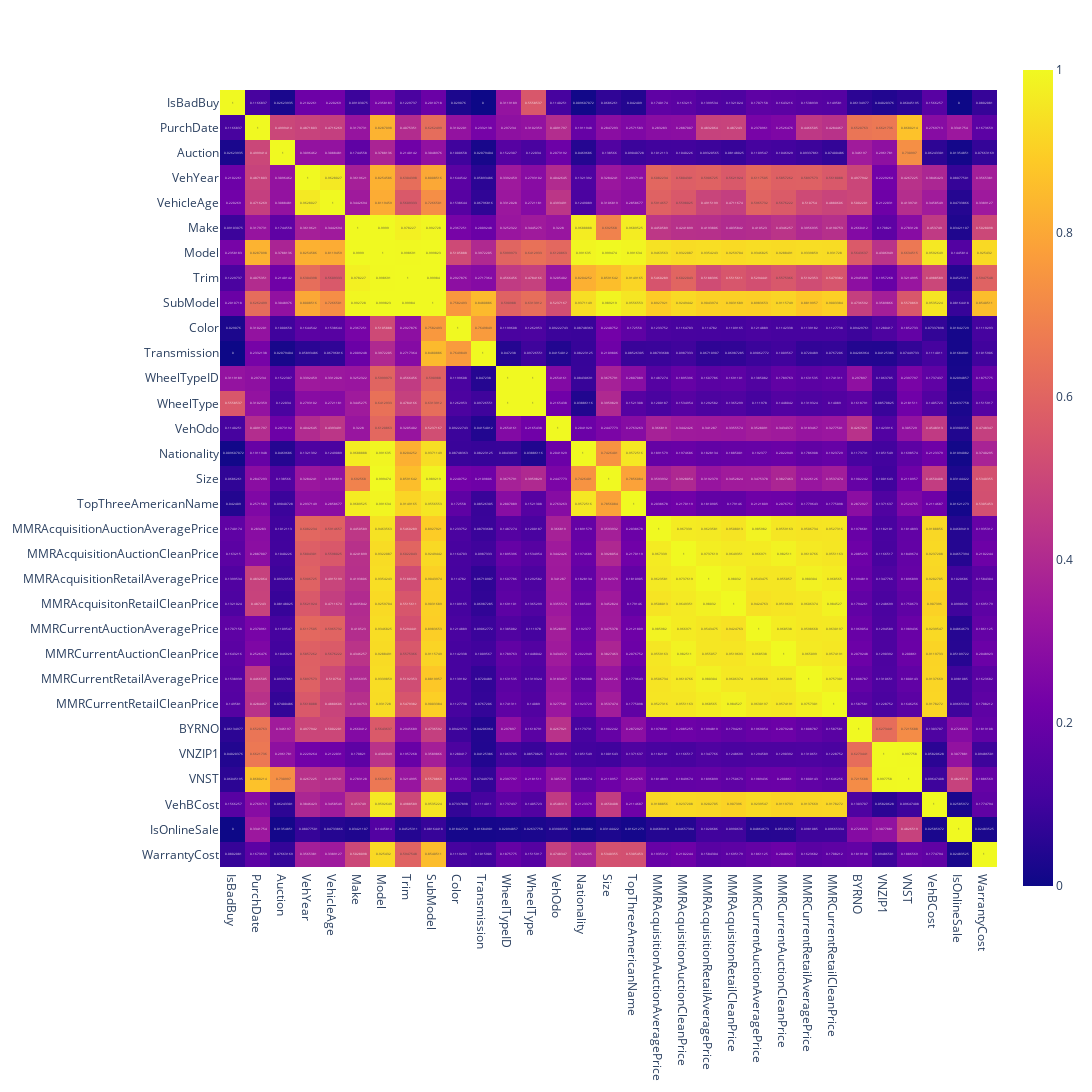

Notebook cell for this chart:
### Markdown cell above
## Feature analysis

### Code cell
px.imshow(data_train.phik_matrix(), text_auto=True, width=2000, height=2000)

### Figure 1 — Plotly figure (JSON) as saved in the notebook; plotly's stock layout.template omitted (floating-point values rounded to 4 significant figures; data arrays with more than 128 entries replaced by an {"elided": "..."} marker saying what was removed)
{"data": [{"coloraxis": "coloraxis", "hovertemplate": "x: %{x}<br>y: %{y}<br>color: %{z}<extra></extra>", "name": "0", "texttemplate": "%{z}", "type": "heatmap", "x": ["IsBadBuy", "PurchDate", "Auction", "VehYear", "VehicleAge", "Make", "Model", "Trim", "SubModel", "Color", "Transmission", "WheelTypeID", "WheelType", "VehOdo", "Nationality", "Size", "TopThreeAmericanName", "MMRAcquisitionAuctionAveragePrice", "MMRAcquisitionAuctionCleanPrice", "MMRAcquisitionRetailAveragePrice", "MMRAcquisitonRetailCleanPrice", "MMRCurrentAuctionAveragePrice", "MMRCurrentAuctionCleanPrice", "MMRCurrentRetailAveragePrice", "MMRCurrentRetailCleanPrice", "BYRNO", "VNZIP1", "VNST", "VehBCost", "IsOnlineSale", "WarrantyCost"], "xaxis": "x", "y": ["IsBadBuy", "PurchDate", "Auction", "VehYear", "VehicleAge", "Make", "Model", "Trim", "SubModel", "Color", "Transmission", "WheelTypeID", "WheelType", "VehOdo", "Nationality", "Size", "TopThreeAmericanName", "MMRAcquisitionAuctionAveragePrice", "MMRAcquisitionAuctionCleanPrice", "MMRAcquisitionRetailAveragePrice", "MMRAcquisitonRetailCleanPrice", "MMRCurrentAuctionAveragePrice", "MMRCurrentAuctionCleanPrice", "MMRCurrentRetailAveragePrice", "MMRCurrentRetailCleanPrice", "BYRNO", "VNZIP1", "VNST", "VehBCost", "IsOnlineSale", "WarrantyCost"], "yaxis": "y", "z": {"elided": "31x31 float values"}}], "layout": {"coloraxis": {"colorscale": [[0, "#0d0887"], [0.1111, "#46039f"], [0.2222, "#7201a8"], [0.3333, "#9c179e"], [0.4444, "#bd3786"], [0.5556, "#d8576b"], [0.6667, "#ed7953"], [0.7778, "#fb9f3a"], [0.8889, "#fdca26"], [1, "#f0f921"]]}, "height": 2000, "margin": {"t": 60}, "width": 2000, "xaxis": {"anchor": "y", "constrain": "domain", "domain": [0, 1], "scaleanchor": "y"}, "yaxis": {"anchor": "x", "autorange": "reversed", "constrain": "domain", "domain": [0, 1]}}}
